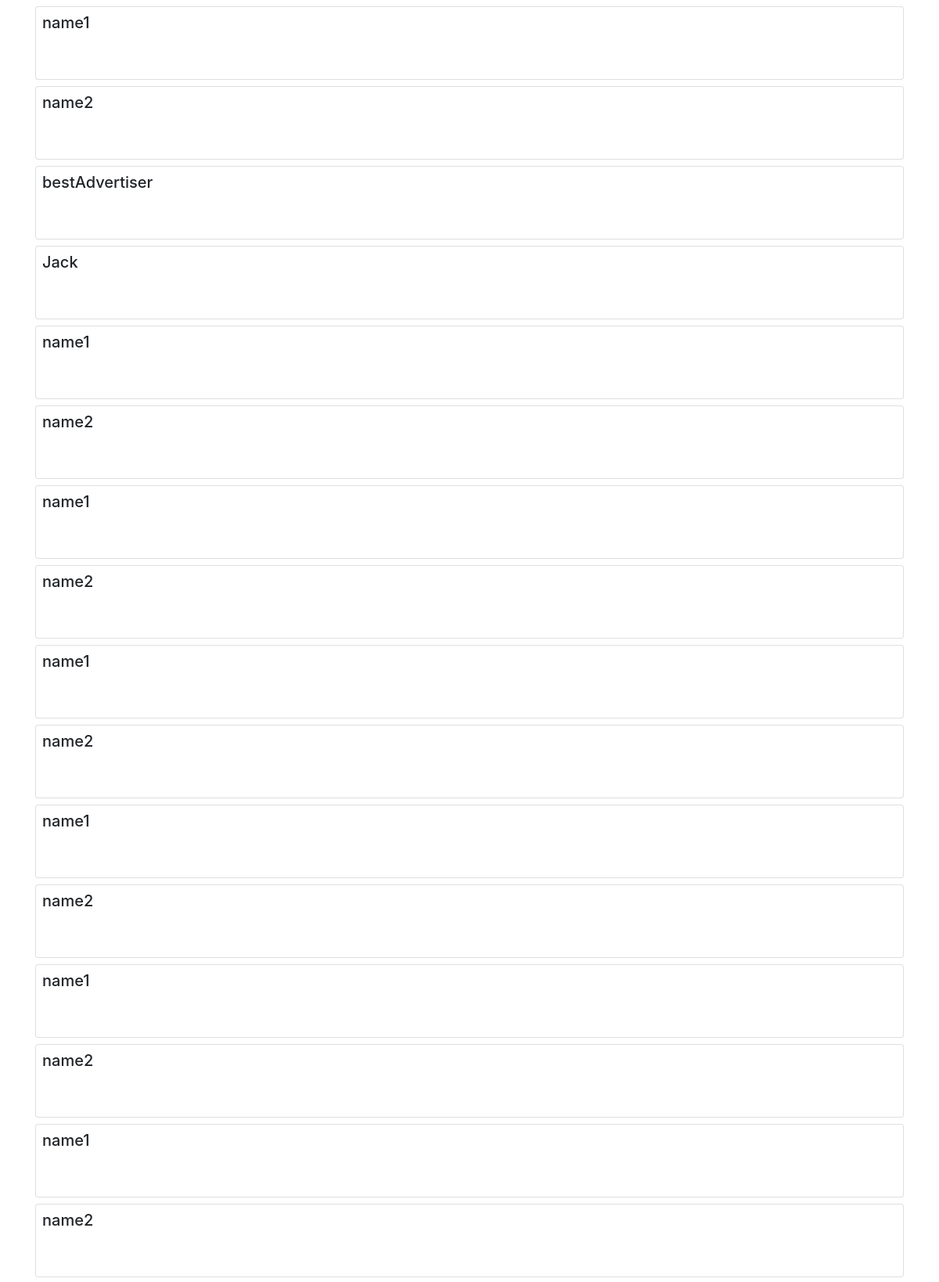
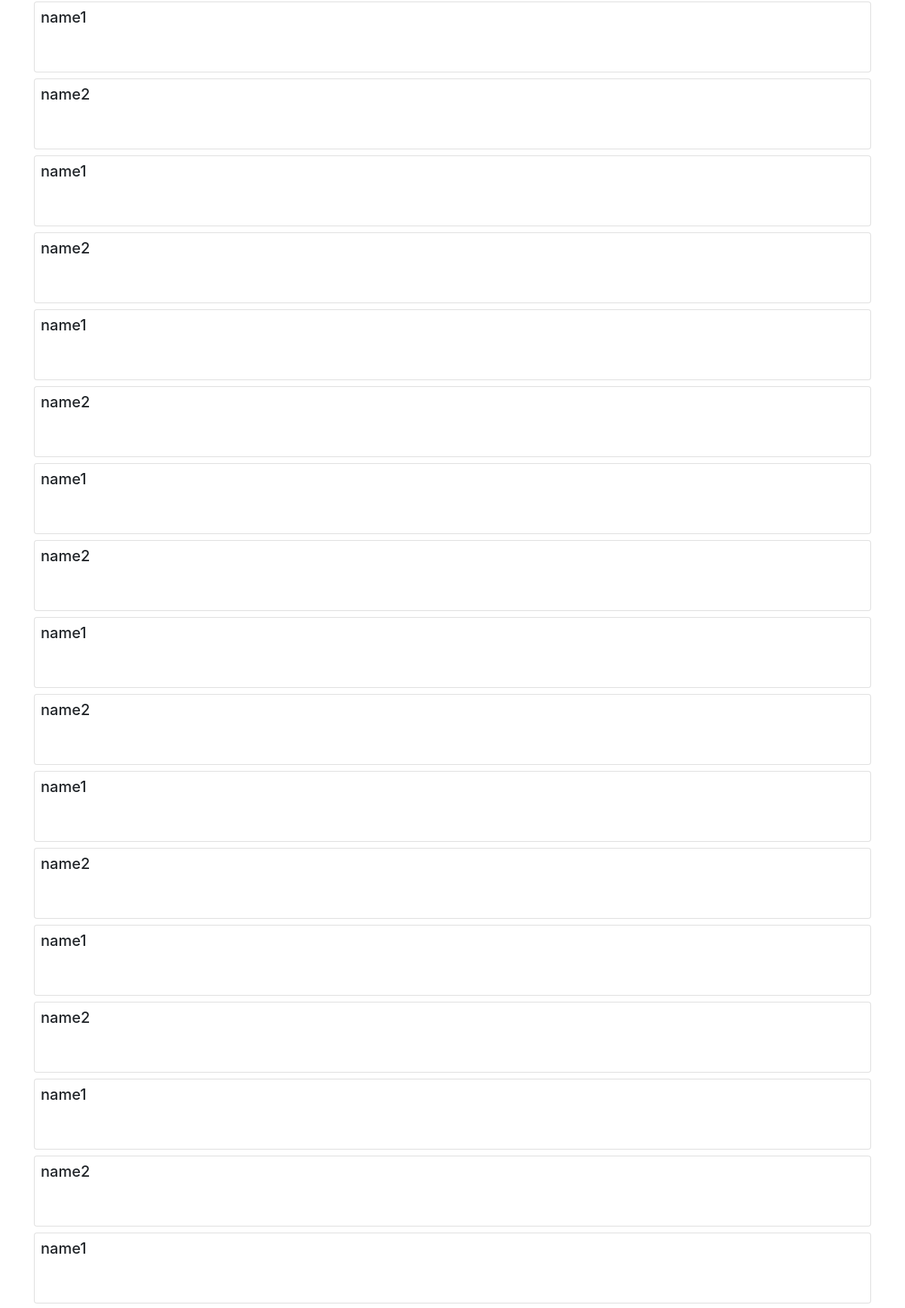
The page / (upper part) on the database its author committed (2 pictures, top to bottom).
### advertiser_management/models.py (models this page shows, shortened)
class BaseAdvertising(models.Model):
    clicks = models.IntegerField(default=0)
    views = models.IntegerField(default=0)
    def inc_views(self):
        self.views += 1
        self.save()

class Advertiser(BaseAdvertising):
    name = models.CharField(max_length=100)

### advertiser_management/views.py (the view)
# urls.py: path('', views.HomeView.as_view(), name='advertiserManagement-home'),
class HomeView(generic.ListView):
    template_name = 'advertiser_management/ads.html'
    context_object_name = 'advertisers'
    def get_queryset(self):
        for advertiser in Advertiser.objects.all():
            advertiser.inc_views()
        return Advertiser.objects.all()

### advertiser_management/templates/advertiser_management/ads.html (shortened to what this page needs)
<!DOCTYPE html>
<html lang="en">
<head>
    <link rel="stylesheet" href="https://stackpath.bootstrapcdn.com/bootstrap/4.3.1/css/bootstrap.min.css"
>
</head>
<body>
<div class="container" dir="rtl">
    {% for advertiser in advertisers %}
        <div class="card mt-2 p-2">
            <h5 class="card-title">{{ advertiser.name }}</h5>
            <div class="card-body">
            </div>
        </div>
    {% endfor %}
</div>
</body>
</html>

### rows shown on the page
Advertiser: name "name1"
Advertiser: name "name2"
Advertiser: name "bestAdvertiser"
Advertiser: name "Jack"
Advertiser: name "name1"
Advertiser: name "name2"
Advertiser: name "name1"
Advertiser: name "name2"
Advertiser: name "name1"
Advertiser: name "name2"
Advertiser: name "name1"
Advertiser: name "name2"
Advertiser: name "name1"
Advertiser: name "name2"
Advertiser: name "name1"
Advertiser: name "name2"
Advertiser: name "name1"
Advertiser: name "name2"
Advertiser: name "name1"
Advertiser: name "name2"
Advertiser: name "name1"
Advertiser: name "name2"
Advertiser: name "name1"
Advertiser: name "name2"
Advertiser: name "name1"
Advertiser: name "name2"
Advertiser: name "name1"
Advertiser: name "name2"
Advertiser: name "name1"
Advertiser: name "name2"
Advertiser: name "name1"
Advertiser: name "name2"
Advertiser: name "name1"
